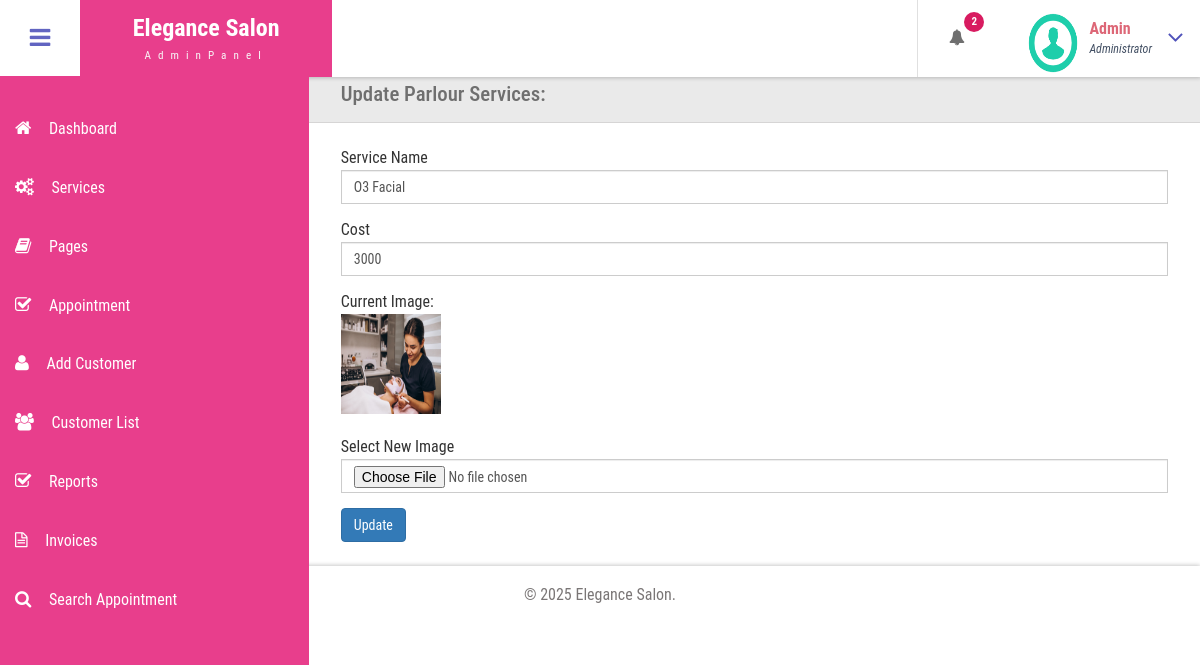
Page /admin/edit-services.php?editid=1 (signed in) on the committed database.
### tables this page shows
CREATE TABLE `tblservices` (
  `ID` int(10) NOT NULL,
  `ServiceName` varchar(200) DEFAULT NULL,
  `Cost` int(10) DEFAULT NULL,
  `CreationDate` timestamp NULL DEFAULT current_timestamp(),
  `Image` varchar(255) NOT NULL
);

### admin/edit-services.php (the view, shortened to what this page needs)
<?php
include('includes/dbconnection.php');
if (strlen($_SESSION['bpmsaid'] == 0)) {
    header('location:logout.php');
} else {
?>
<!DOCTYPE HTML>
<html>
<head>
    <link href="css/bootstrap.css" rel='stylesheet' type='text/css' />
    <link href="css/style.css" rel='stylesheet' type='text/css' />
    <link href="css/font-awesome.css" rel="stylesheet">
</head>
<body class="cbp-spmenu-push">
    <div class="main-content">
        <?php include_once('includes/sidebar.php'); ?>
        <?php include_once('includes/header.php'); ?>
        <div id="page-wrapper">
            <div class="main-page">
                <div class="forms">
                    <h3 class="title1">Update Services</h3>
                    <div class="form-grids row widget-shadow" data-example-id="basic-forms">
                        <div class="form-title">
                            <h4>Update Parlour Services:</h4>
                        </div>
                        <div class="form-body">
                            <form method="post" enctype="multipart/form-data">
                                <?php
                                $cid = $_GET['editid'];
                                $ret = mysqli_query($con, "SELECT * FROM tblservices WHERE ID='$cid'");
                                while ($row = mysqli_fetch_array($ret)) {
                                ?>
                                <div class="form-group">
                                    <label for="sername">Service Name</label>
                                    <input type="text" class="form-control" id="sername" name="sername"
                                           value="<?php echo $row['ServiceName']; ?>" required="true">
                                </div>
                                <div class="form-group">
                                    <label for="cost">Cost</label>
                                    <input type="text" id="cost" name="cost" class="form-control"
                                           value="<?php echo $row['Cost']; ?>" required="true">
                                </div>
                                <div class="form-group">
                                    <label>Current Image:</label><br>
                                    <img src="<?php echo $row['Image']; ?>" width="100" height="100"><br><br>
                                    <label for="image">Select New Image</label>
                                    <input type="file" id="image" name="image" class="form-control" accept="image/*">
                                </div>
                                <?php } ?>
                                <button type="submit" name="submit" class="btn btn-primary">Update</button>
                            </form>
                        </div>
                    </div>
                </div>
            </div>
        </div>
        <?php include_once('includes/footer.php'); ?>
    </div>
</body>
</html>
<?php } ?>

### admin/includes/header.php (shortened to what this page needs)
<div class="sticky-header header-section ">
      <div class="header-left">
        <button id="showLeftPush"><i class="fa fa-bars"></i></button>
        <div class="logo">
          <a href="index.html">
            <h1>Elegance Salon</h1>
            <span>AdminPanel</span>
          </a>
        </div>
      </div>
      <div class="header-right">
        <div class="profile_details_left">
          <ul class="nofitications-dropdown">
            <?php
$ret1=mysqli_query($con,"select ID,Name from  tblappointment where Status=''");
$num=mysqli_num_rows($ret1);
?>
            <li class="dropdown head-dpdn">
              <a href="#" class="dropdown-toggle" data-toggle="dropdown" aria-expanded="false"><i class="fa fa-bell"></i><span class="badge blue"><?php echo $num;?></span></a>
            </li>
          </ul>
          <div class="clearfix"> </div>
        </div>
        <div class="profile_details">
        <?php
$adid=$_SESSION['bpmsaid'];
$ret=mysqli_query($con,"select AdminName from tbladmin where ID='$adid'");
$row=mysqli_fetch_array($ret);
$name=$row['AdminName'];
?>
          <ul>
            <li class="dropdown profile_details_drop">
              <a href="#" class="dropdown-toggle" data-toggle="dropdown" aria-expanded="false">
                <div class="profile_img">
                  <span class="prfil-img"><img src="images/download (1).png" alt="" width="50" height="60"> </span>
                  <div class="user-name">
                    <p><?php echo $name; ?></p>
                    <span>Administrator</span>
                  </div>
                  <i class="fa fa-angle-down lnr"></i>
                  <div class="clearfix"></div>
                </div>
              </a>
            </li>
          </ul>
        </div>
      </div>
      <div class="clearfix"> </div>
    </div>

### admin/css/style.css (style rules this page uses)
h4, h5, h6, h1, h2, h3 { margin: 0; }
ul, ol { margin: 0; }
p { margin: 0; }
html, body { font-family: 'Roboto Condensed', sans-serif; font-size: 100%; overflow-x: hidden; background: #fff; }
body a { transition: 0.5s all ease; -webkit-transition: 0.5s all ease; -moz-transition: 0.5s all ease; -o-transition: 0.5s all ease; -ms-transition: 0.5s all ease; text-decoration:none; }
h1,h2,h3,h4,h5,h6 { margin:0; }
p { margin:0; }
ul,label { margin:0; padding:0; }
.main-content { position: relative; }
.sticky-header { position: fixed; top: 0; left:0px; width: 100%; z-index: 100; }
.header-section { background:#FFF; box-shadow: 1px 1px 4px rgba(0, 0, 0, 0.21); -webkit-box-shadow: 1px 1px 4px rgba(0, 0, 0, 0.21); -moz-box-shadow: 1px 1px 4px rgba(0, 0, 0, 0.21); -o-box-shadow: 1px 1px 4px rgba(0, 0, 0, 0.21); }
.header-section::after { clear: both; display: block; content: ''; }
.header-left { float: left; width: 45%; }
.header-right { float: right; }
button#showLeftPush { font-size: 1.5em; width: 80px; padding: 0.87em 0; text-align: center; cursor: pointer; float: left; color: #6F6F6F; -moz-transition: all 0.2s ease-out 0s; -webkit-transition: all 0.2s ease-out 0s; transition: all 0.2s ease-out 0s; border: none; background-color: #fff; outline:none; }
.cbp-spmenu-push { overflow-x: hidden; position: relative; }
.cbp-spmenu, .cbp-spmenu-push { -webkit-transition: all 0.3s ease; -moz-transition: all 0.3s ease; transition: all 0.3s ease; }
.cbp-spmenu-push div#page-wrapper { margin: 0 0 0 19.3em; transition:.5s all; -webkit-transition:.5s all; -moz-transition:.5s all; }
.fa { display: inline-block; font-family: FontAwesome; font-style: normal; font-weight: normal; line-height: 1; -webkit-font-smoothing: antialiased; -moz-osx-font-smoothing: grayscale; }
.logo { background: #e83e8c; text-align: center; float: left; }
.logo a { padding: 0.9em 3.3em .7em; display: block; text-decoration: none; }
.logo a h1 { color: #fff; font-size: 1.5em; line-height: 1.2em; font-weight: 700; }
.logo a span { color: #F8F8F8; font-size: .7em; text-align: center; letter-spacing: 7px; }
.profile_details_left { float: left; }
li.dropdown.head-dpdn { display: inline-block; padding: 1.7em 0; border-left: 1px solid #E0E0E0; float: left; }
li.dropdown.head-dpdn a.dropdown-toggle { padding: 1.7em 2em; }
i.fa.fa-bell { color:#6F6F6F; }
.header-right span.badge { font-size: 11px; font-weight: bold; color: #FFF; background: #8BC34A; line-height: 15px; width: 20px; height: 20px; border-radius: 2em; -webkit-border-radius: 2em; -moz-border-radius: 2em; -o-border-radius: 2em; text-align: center; display: inline-block; position: absolute; top: 16%; padding: 2px 0 0; }
.header-right span.blue { background-color:#D81B60; }
.profile_details { float: right; }
.profile_details_drop a.dropdown-toggle { display:block; padding: 0.8em 3em 0 2em; }
.profile_img span.prfil-img { float:left; }
.user-name { float:left; margin-top:8px; margin-left:11px; height:35px; }
.profile_details ul li { list-style-type:none; position:relative; }
.profile_details li a i.fa.lnr { position: absolute; top: 34%; right: 8%; color: #4F52BA; font-size: 1.6em; }
.user-name p { font-size:1em; color:#DD6777; line-height:1em; font-weight:700; }
.user-name span { font-size: .75em; font-style: italic; color: #424f63; font-weight: normal; margin-top: .3em; }
.charts,.row { margin: 2em 0 0; }
.widget-shadow { background-color: #fff; box-shadow: 0 -1px 3px rgba(0,0,0,.12),0 1px 2px rgba(0,0,0,.24); -webkit-box-shadow: 0 -1px 3px rgba(0,0,0,.12),0 1px 2px rgba(0,0,0,.24); -moz-box-shadow: 0 -1px 3px rgba(0,0,0,.12),0 1px 2px rgba(0,0,0,.24); }
h3.title1 { font-size: 2em; color: #e94e02; margin-bottom: 0.8em; }
.forms h3.title1 { margin-bottom:0; }
.forms h4 { font-size: 1.3em; color: #6F6F6F; }
.form-title { padding: 1em 2em; background-color: #EAEAEA; border-bottom: 1px solid #D6D5D5; }
.form-body { padding: 1.5em 2em; }
.forms label { font-weight: 400; }
.form-control { border-radius: inherit; }

### rows in the picture
tblservices: sername "O3 Facial", cost "3000", Image (picture)

### other values in the picture
$num "2"
$name "Admin"
